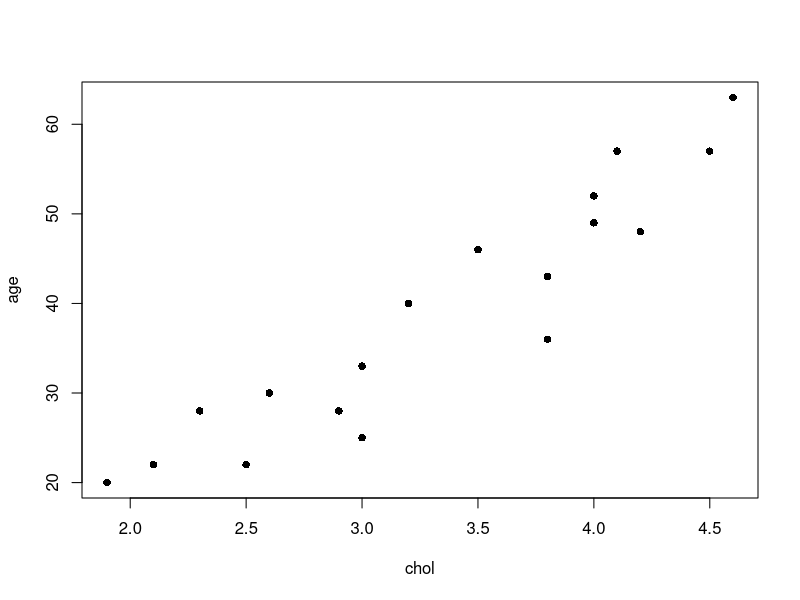
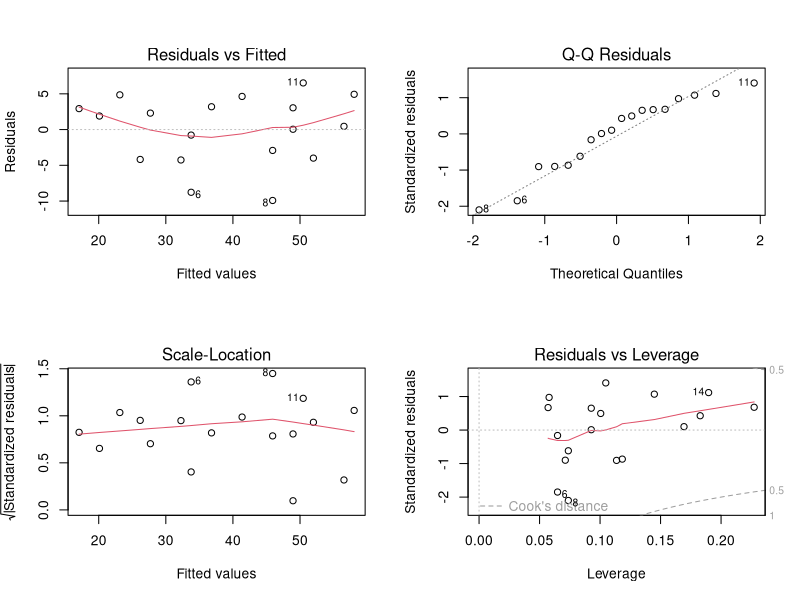

The R script that drew these images, in order:
data = read.csv("data.csv", header=TRUE)
attach(data)

library(ggplot2)
library(dplyr)
library(gridExtra)
library(ggthemes)
library(psych)

# Hien thi
plot(age ~ chol, pch=16)

# Hệ số trương quan
cor(data , method = "kendall")

# Kiểm giả đinh
cor.test(age, chol)

# Hoi quy
fit = lm(age ~ chol, data=data)
summary(fit)

# Ve 
par(mfrow=c(2,2))
plot(fit)



